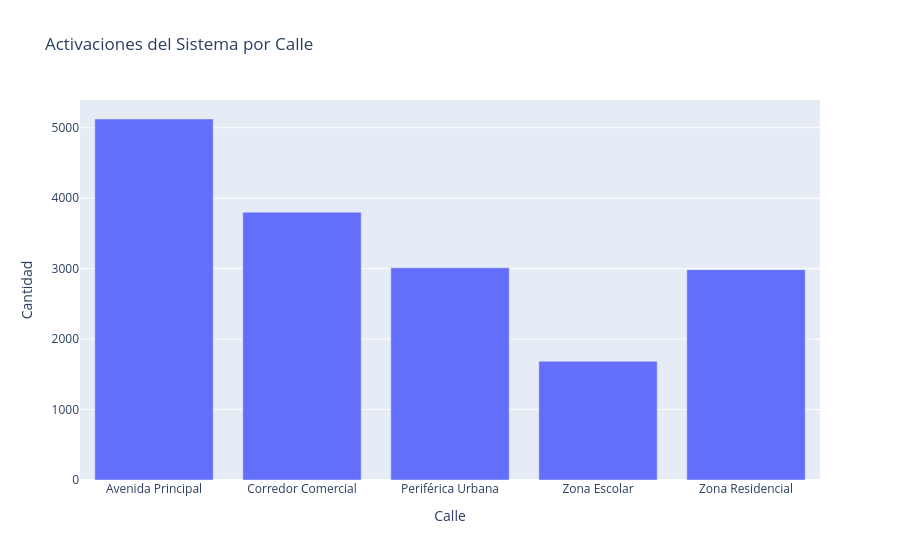

The code cell stored with this chart in its notebook:
### Markdown cell above
## 4. Activaciones por calle

### Code cell
activaciones_calle = (
    df[df["alarmActivated"] == True]
    .groupby("device_name")
    .size()
    .reset_index(name="activaciones")
)

fig = px.bar(
    activaciones_calle,
    x="device_name",
    y="activaciones",
    title="Activaciones del Sistema por Calle",
    labels={
        "device_name": "Calle",
        "activaciones": "Cantidad"
    }
)

fig.show()

### Figure 1 — Plotly figure (JSON) as saved in the notebook; plotly's stock layout.template omitted (floating-point values rounded to 4 significant figures)
{"data": [{"hovertemplate": "Calle=%{x}<br>Cantidad=%{y}<extra></extra>", "legendgroup": "", "marker": {"color": "#636efa", "pattern": {"shape": ""}}, "name": "", "orientation": "v", "showlegend": false, "textposition": "auto", "type": "bar", "x": ["Avenida Principal", "Corredor Comercial", "Periférica Urbana", "Zona Escolar", "Zona Residencial"], "xaxis": "x", "y": [5124, 3802, 3013, 1685, 2986], "yaxis": "y"}], "layout": {"barmode": "relative", "legend": {"tracegroupgap": 0}, "title": {"text": "Activaciones del Sistema por Calle"}, "xaxis": {"anchor": "y", "domain": [0, 1], "title": {"text": "Calle"}}, "yaxis": {"anchor": "x", "domain": [0, 1], "title": {"text": "Cantidad"}}}}
